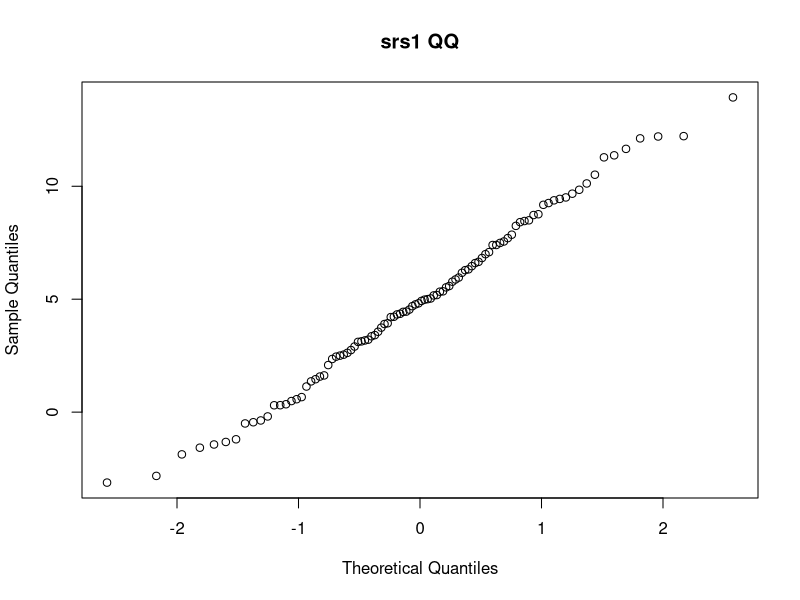
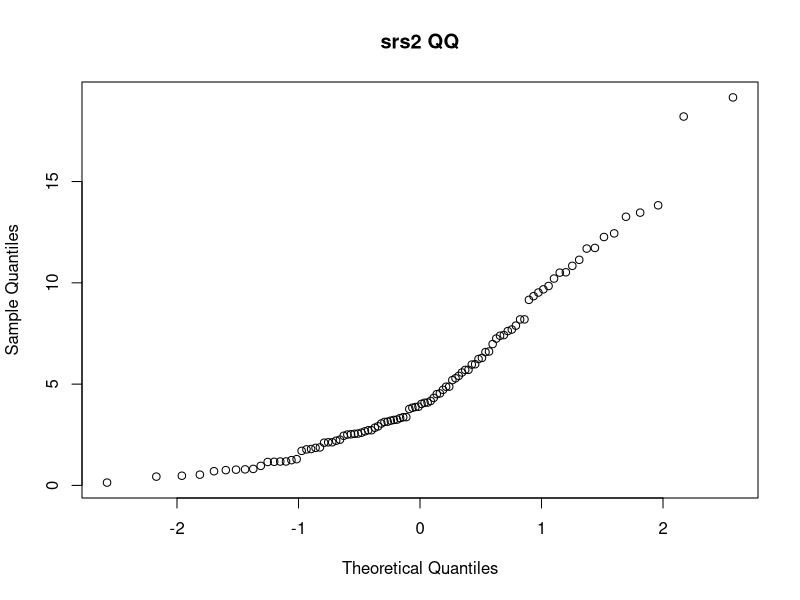
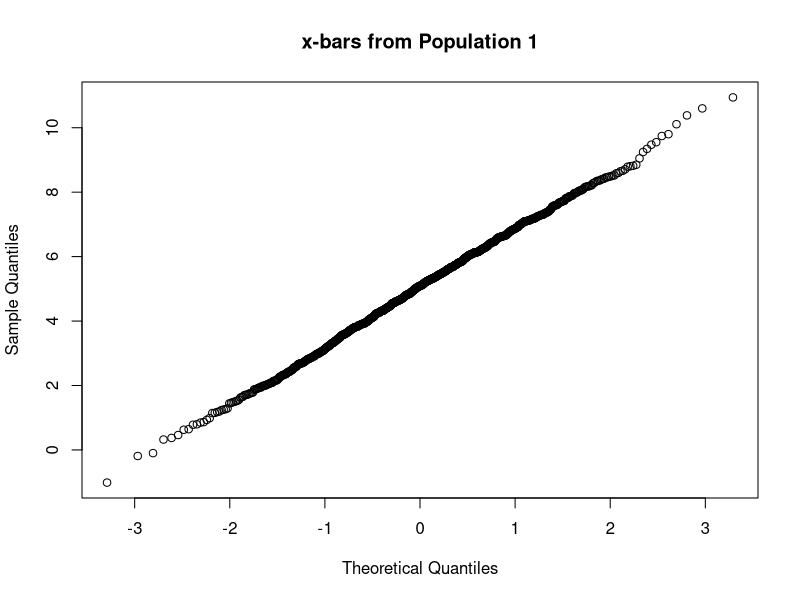
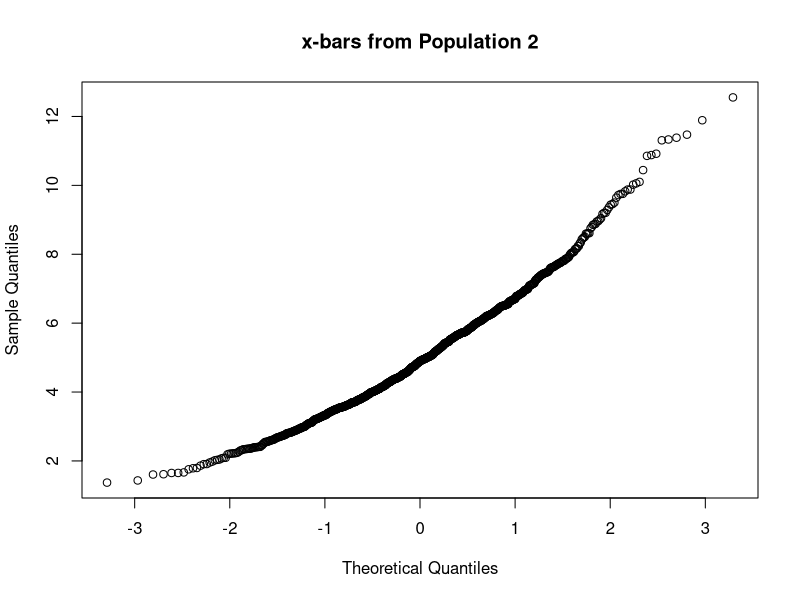
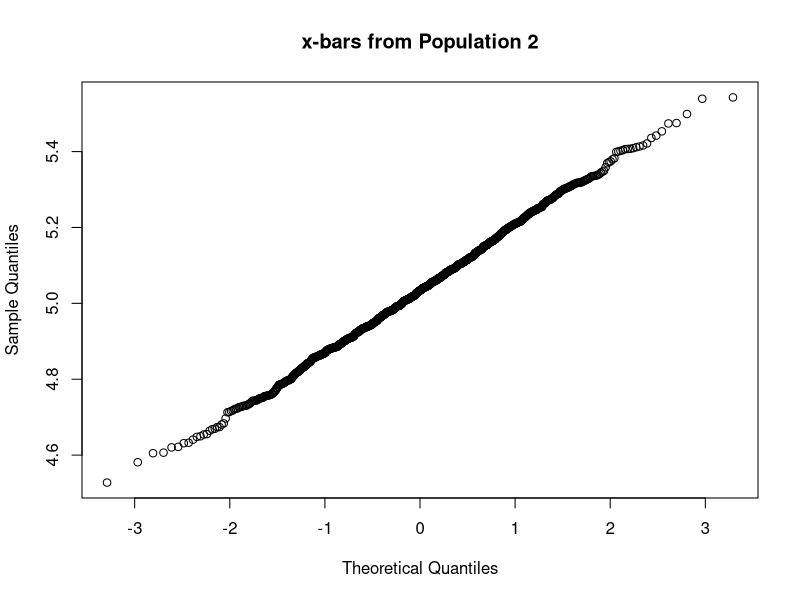
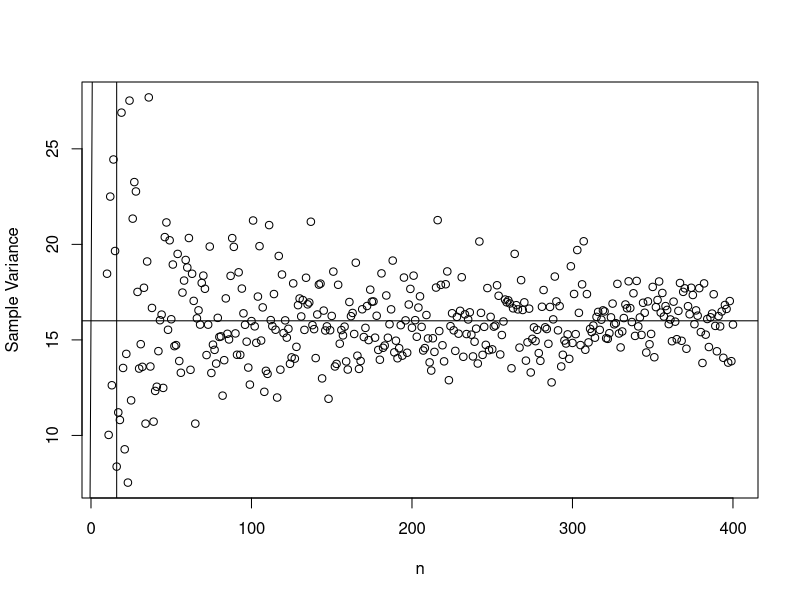

Generate these figures, in order, with R:
## ---- chunk 1
pop1 = read.table("pop1.txt")
pop2 = read.table("pop2.txt")
srs1 = sample(pop1$V1, 100, replace = FALSE)
srs2 = sample(pop2$V1, 100, replace = FALSE)
qqnorm(srs1, main = "srs1 QQ")
shapiro.test(srs1)
qqnorm(srs2, main = "srs2 QQ")
shapiro.test(srs2)

# pop1 appears to be more normal
## ---- chunk 2

n <- 5
nsims <- 1000

# Define vector of sample means as a numeric vector and give it length equal to 'nsims'
xbars <- numeric(nsims)

# Take 1000 samples of size n and record means in the vector. The result is a vector containing 1000 sample means.
for(i in 1:nsims){
  
  xbars[i] <- mean(sample(pop1$V1, n, replace = FALSE))

}

qqnorm(xbars, main = "x-bars from Population 1")
shapiro.test(xbars)

## ---- chunk 3
n <- 5
nsims <- 1000

# Define vector of sample means as a numeric vector and give it length equal to 'nsims'
xbars <- numeric(nsims)

# Take 1000 samples of size n and record means in the vector. The result is a vector containing 1000 sample means.
for(i in 1:nsims){
  
  xbars[i] <- mean(sample(pop2$V1, n, replace = FALSE))

}

qqnorm(xbars, main = "x-bars from Population 2")
shapiro.test(xbars)

## ---- chunk 4
# n = sample size
# N = population size
# (a) n >= 30
# (b) N <= 0.05N

n <- floor(0.05*length(pop2$V1))
nsims <- 1000

# Define vector of sample means as a numeric vector and give it length equal to 'nsims'
xbars <- numeric(nsims)

# Take 1000 samples of size n and record means in the vector. The result is a vector containing 1000 sample means.
for(i in 1:nsims){
  
  xbars[i] <- mean(sample(pop2$V1, n, replace = FALSE))

}

qqnorm(xbars, main = "x-bars from Population 2")
shapiro.test(xbars)

## ---- chunk 5

#Your code here
rnorm(20, mean = 50, sd = 6)

## ---- chunk 6

#Your code here
vars = numeric(400-9)

for(n in 10:400) {
  
  #xbars = numeric(n)
  #for (i in 1:1000) {
  #  xbars[i] = mean(rnorm(n, mean = 5, sd = 4))
  #}
  #vars[n-9] = var(xbars)
  vars[n-9] = var(rnorm(n, mean = 5, sd = 4))

}

plot(c(10:400), vars, xlab="n", ylab="Sample Variance")
abline(a=16, b=16, h=16, v=16)
